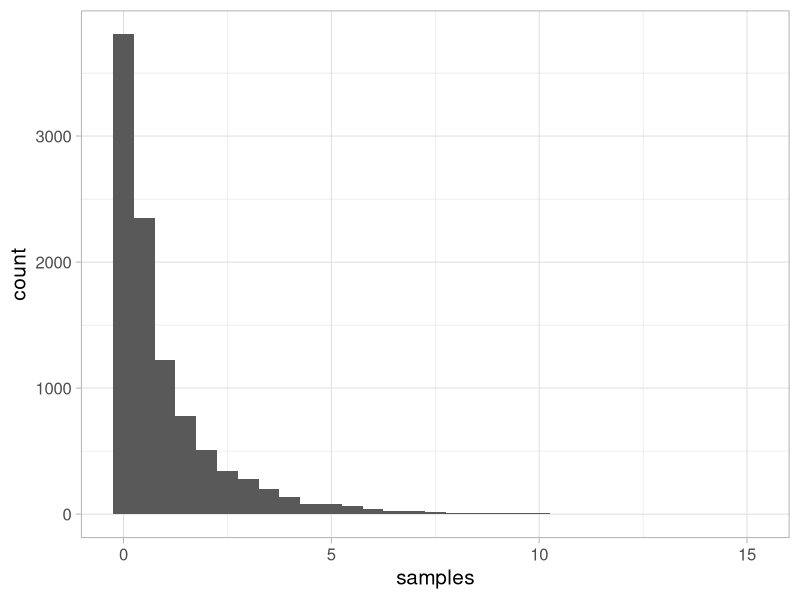
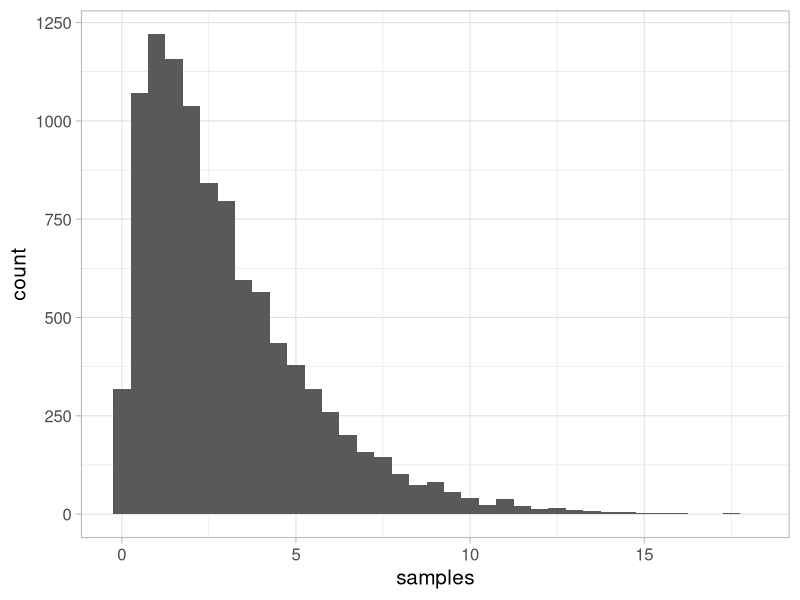
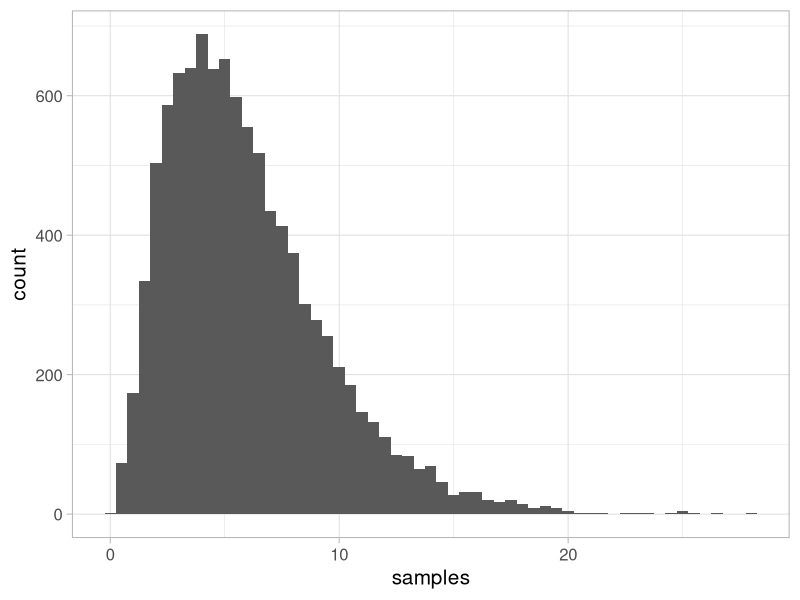
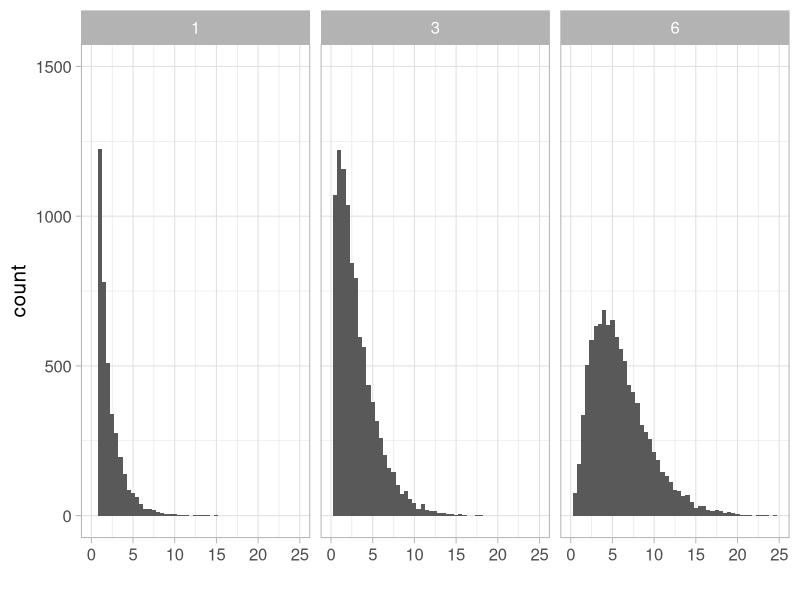
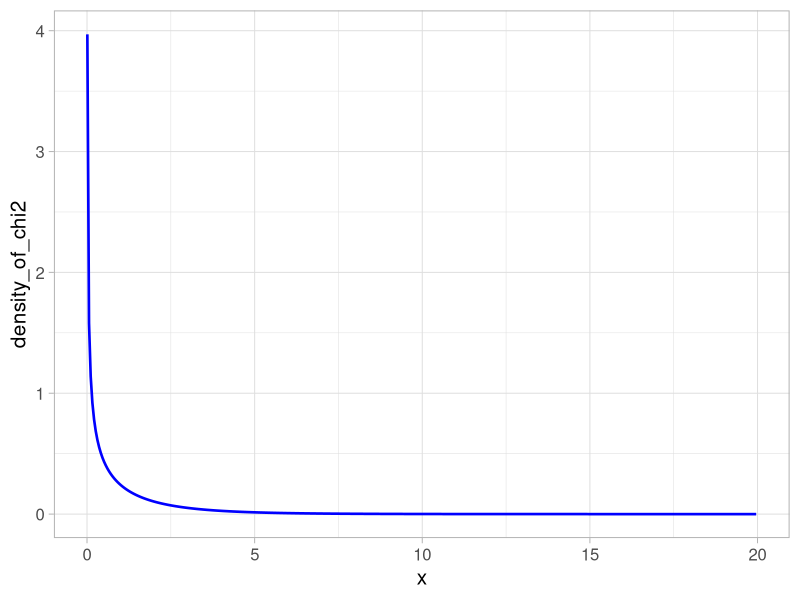
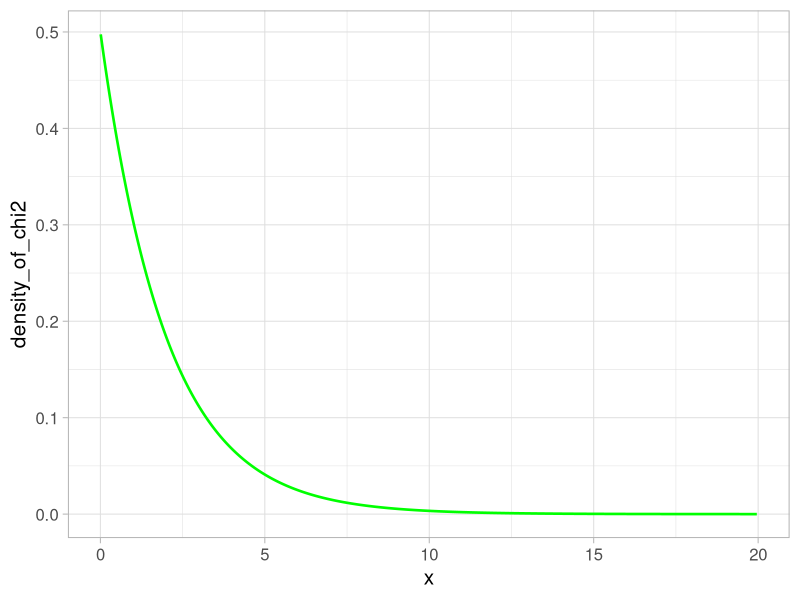
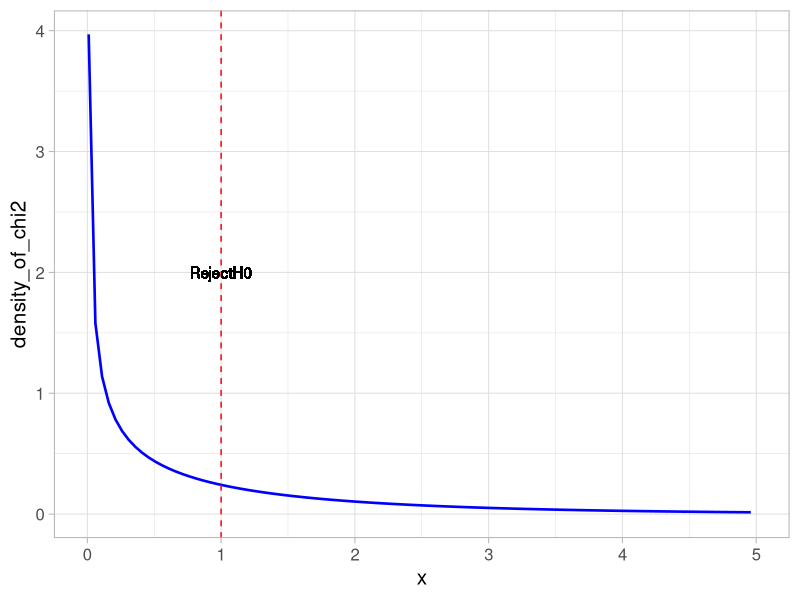
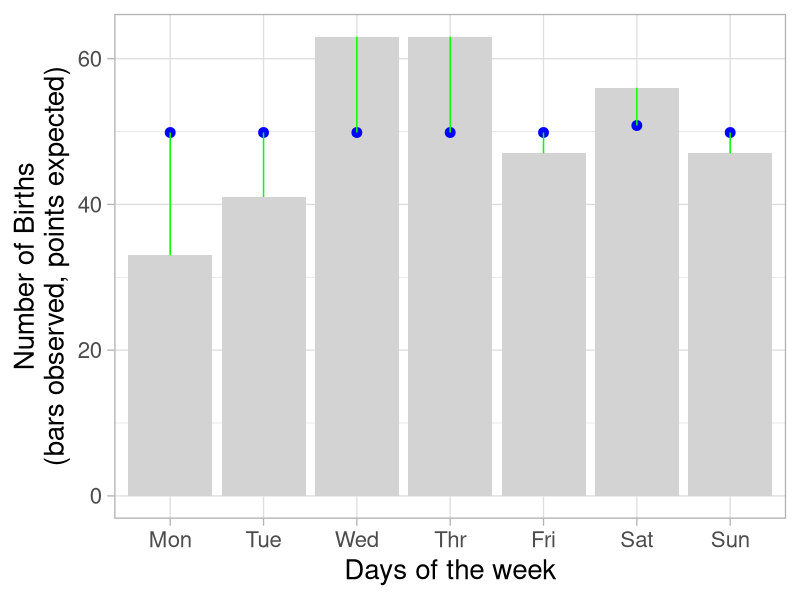

Generate these figures, in order, with R:
## ---- chunk 1

library(tidyverse)
theme_set(theme_light(base_size = 15))
## ---- chunk 2
set.seed(12)
many        <- 10^4
mydraws1    <- rchisq(n = many, df = 1) ## THESE are the TWO arguments needed
df1         <- tibble(samples = mydraws1, df=1) 
df1 %>%
  ggplot(aes(x=samples))+ 
  geom_histogram(binwidth = 0.5)+ 
  NULL

mydraws3    <- rchisq(n = many, df = 3) ##
df3         <- tibble(samples =mydraws3, df=3) 
df3 %>%
  ggplot(aes(x=samples))+ 
  geom_histogram(binwidth = 0.5)+ 
  NULL

mydraws6    <- rchisq(n = many, df = 6) ##
df6              <- tibble(samples =mydraws6, df=6) 
df6 %>%
  ggplot(aes(x=samples))+ 
  geom_histogram(binwidth = 0.5)+ 
  NULL

## ---- chunk 3
together <- bind_rows(df1, df3, df6)
together %>%
  ggplot(aes(x=samples))+ 
  geom_histogram(binwidth = 0.5)+ 
  facet_wrap(~df)+
  xlim(c(0,25))+ 
  ylim(c(0,1500))+
  xlab("")+
  NULL
## ---- chunk 4
xs  <- seq(from = 0.01, to=20, by=0.05 ) # xs is a vector of coordinates on the X axis 
y1  <- dchisq(x =xs , df = 1) #y1 stores the density of the Chi^2 (1 d.f) distribution at each coordinate. 
df_densities_chi2_df1 <- tibble(x= xs, density_of_chi2 = y1, df=1)

df_densities_chi2_df1 %>%
  ggplot(aes(x=x, y=density_of_chi2))+
  geom_line(size=0.9, color="blue")+ 
  NULL

y2  <- dchisq(x =xs , df = 2) #y2 stores the density of the Chi^2 (2 d.f) distribution at each coordinate. 
df_densities_chi2_df2 <- tibble(x= xs, density_of_chi2 = y2, df=2)

df_densities_chi2_df2 %>%
  ggplot(aes(x=x, y=density_of_chi2))+
  geom_line(size=0.9, color="green")+ 
  NULL
## ---- chunk 5
pchisq(q = 10,  df = 1) # This calculates P( X <=10) if X is a random variable following a $\chi^2 (1 d.f) probability distribution
pchisq(q = 10,  df = 6) # This calculates P( X <=10) if X is a random variable following a $\chi^2 (6 d.f) probability distribution
## ---- chunk 6
df_densities_chi2_df1 %>%
  ggplot(aes(x=x, y=density_of_chi2))+
  geom_line(size=0.9, color="blue")+ 
  geom_vline(xintercept =1, color ="red", linetype = 2)+ 
  xlim(c(0,5))+
  geom_text(aes(label="RejectH0", 1, 2))
  NULL
## ---- chunk 7
#Copying the data from the book in a R dataframe

bir <- tibble(days = c("Mon", "Tue", "Wed", "Thr", "Fri", "Sat", "Sun"), 
                 nbirths = c(33, 41, 63, 63, 47, 56, 47),
                 pbirths = c(49.863, 49.863, 49.863, 49.863, 49.863, 50.822, 49.863))

#Visualizing the data

bir %>%
  ggplot() +
  geom_bar(stat = "identity", aes(x = days, y = nbirths), fill="lightgrey") +
  geom_point(aes(x = days, y = pbirths), color="blue", size=3) +
  geom_segment(aes(x = days, xend = days, y = nbirths, yend = pbirths),color="green") +
  theme(legend.position = "") +
  xlab("Days of the week") +
  ylab("Number of Births\n(bars observed, points expected)") +
  scale_x_discrete(limits = c("Mon", "Tue", "Wed", "Thr", "Fri", "Sat", "Sun"))+
  theme_light(base_size = 20)
  
## ---- chunk 8

gene_density_df = data.frame(chrom = c("X", "A"), obs = c(781, 19509), exp = c(1055, 19235))
gene_density_df

## ---- chunk 9
scores_2019 <- c(0,0,5,7,7,12,10,1,3,4,0,0,0,0)
length(scores_2019)==14
(n_obs <- sum(scores_2019))
## ---- chunk 10
ho_qs <- tibble(
  correct_answers= seq(from=0, to=13, by=1),
  expected =n_obs*dbinom(x=correct_answers, size = 13, prob = 1/3), 
  observed = scores_2019)

## ---- chunk 11
ho_qs %>%
  ggplot() +
  geom_bar(stat = "identity", aes(x = correct_answers, y = observed), fill="pink") +
  geom_point(aes(x = correct_answers, y = expected), color="blue", size=3) +
  geom_segment(aes(x = correct_answers, xend = correct_answers, y = observed, yend = expected),color="green", size=1.25, linetype="dashed" ) +
  theme(legend.position = "") +
  xlab("Number of good answers out of 13 (Score))") +
  ylab("Counts per score \n(bars observed, points expected)") +
  theme_light(base_size = 18)+
  NULL
## ---- chunk 12

(pooled_exp  <- c(sum(ho_qs$expected[1:3]),ho_qs$expected[4:8], sum(ho_qs$expected[9:14])))
(pooled_obs  <- c(sum(ho_qs$observed[1:3]),ho_qs$observed[4:8], sum(ho_qs$observed[9:14])))

sum(pooled_exp) #check that we did not forget counts
sum(pooled_obs) #check again !

